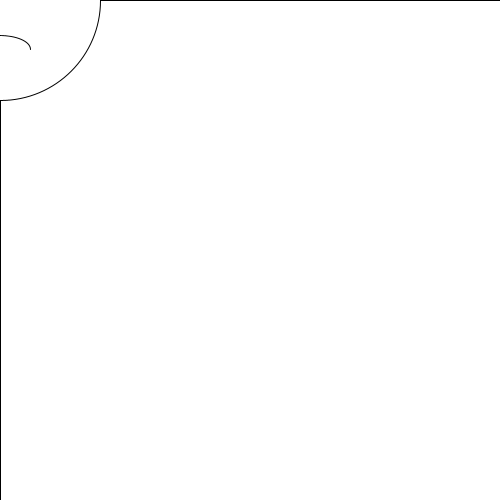
Frame 1 (no input)
Frame 60 (the mouse pressed at the canvas centre just before this capture): identical to frame 1, image omitted
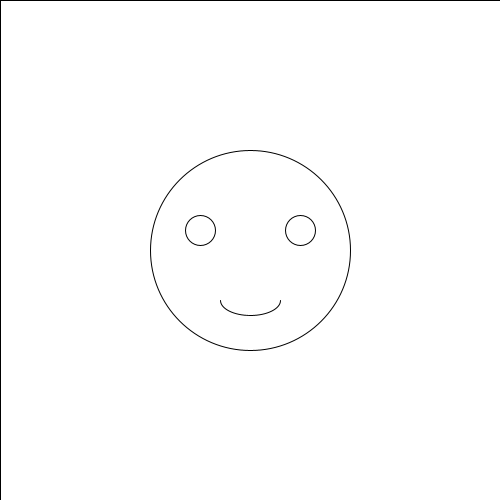
Frame 120 (the mouse held since frame 60 and released just before this capture)

The Processing sketch that drew these frames (run headless with seeded random() and noise(); from frame 60 on, the mouse is pressed at the canvas centre):

// Processing sketch: processing_103290
// ── processing_103290.pde

void setup(){
size (500,500);
}
void draw(){
if (mousePressed == true){
    rect(0,0,600,600);
  ellipse(pmouseX,pmouseY,200,200);
  ellipse(mouseX+50,mouseY-20,30,30);
  ellipse(mouseX-50,mouseY-20,30,30);
  arc(mouseX,mouseY+50,60,30,0,PI);
    }
   else {
     rect(0,0,600,600);
  ellipse(mouseX,mouseY,200,200);
  ellipse(mouseX+50,mouseY-20,30,30);
  ellipse(mouseX-50,mouseY-20,30,30);
  arc(mouseX,mouseY+50,60,30,PI,TWO_PI);}
}
